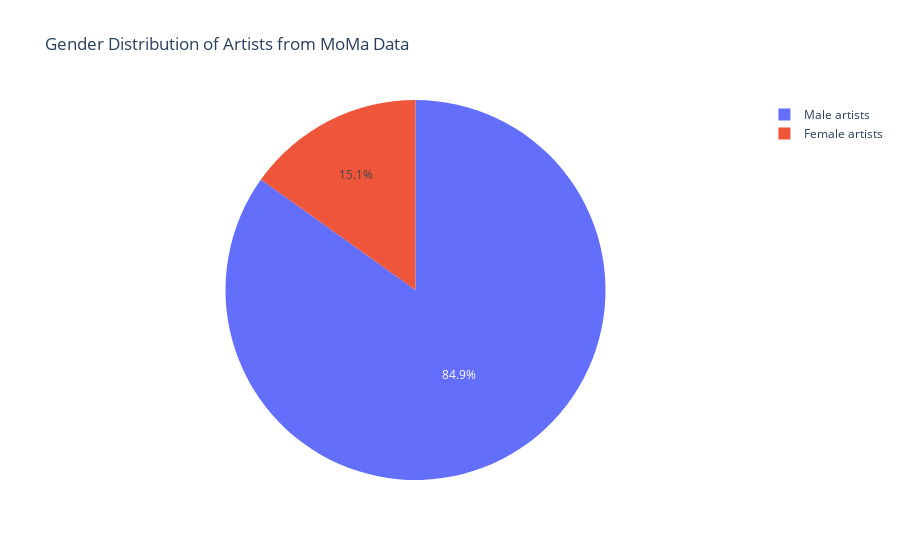

Notebook code cell kept with this figure:
### Code cell
# CODE THAT PLOTS MOMA ARTIST DISTRIBUTION 

import plotly.graph_objects as go

female_count = 18830
male_count = 105689

labels = ['Female artists', 'Male artists']
values = [female_count, male_count]

fig = go.Figure(data=[go.Pie(labels=labels, values=values)])

fig.update_layout(title_text='Gender Distribution of Artists from MoMa Data')

fig.show()

### Figure 1 — Plotly figure (JSON) as saved in the notebook; plotly's stock layout.template omitted (floating-point values rounded to 4 significant figures)
{"data": [{"labels": ["Female artists", "Male artists"], "type": "pie", "values": [18830, 105689]}], "layout": {"title": {"text": "Gender Distribution of Artists from MoMa Data"}}}
